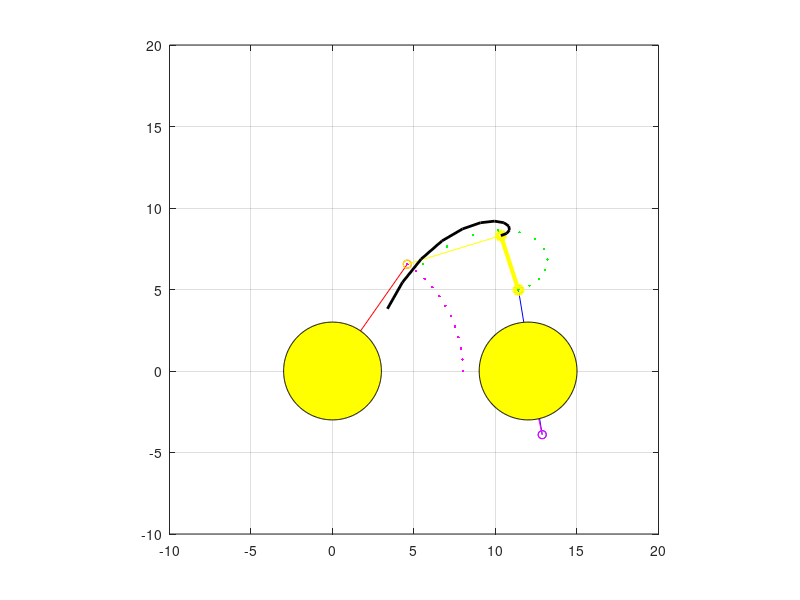
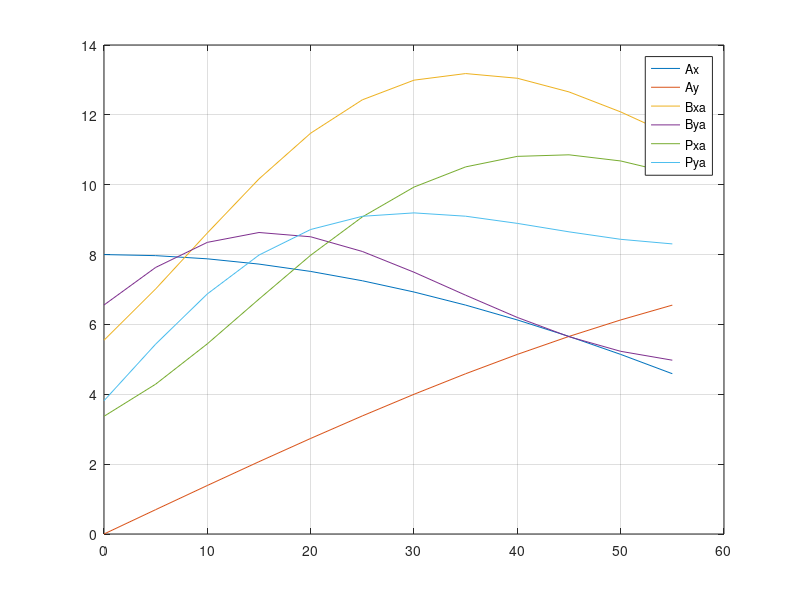

Write the MATLAB code that produced these figures, in order. (Note: this script raises an error after producing the figures.)
% Programa para analizar la posición de un M4L
% Método Lazo Vectorial
% Eduardo Cano G.


% Tamño de eslabones
a = 8; %L2
b = 7; %L3
c = 9; %L4
d = 4; %L5
f = 12; %L1
ap = 6;


anguloBAP = 30;
lambda = -2.5;
phi = 60;

% Coordenadas de Ox, Oy y Qx, Qy
Ox = 0; Oy = 0;
Qx = f; Qy = 0;

theta2d = 0:5:55;

 
theta5d = (lambda.*theta2d) + phi; 
  
A = 2*c*((d*cosd(theta5d))-(a*cosd(theta2d))+f); 

B = 2*c*((d*sind(theta5d))-(a*sind(theta2d))); 

C = (a^2)-(b^2)+(c^2)+(d^2)+(f^2)-(2*a*f.*cosd(theta2d))... 
    -(2*d.*(a*cosd(theta2d)-f).*cosd(theta5d))... 
        -(2*a*d.*sind(theta2d).*sind(theta5d)); 

D = C - A; 
E = 2.*B; 
F = A + C; 


G = 2*b*(a.*cosd(theta2d)-d.*cosd(theta5d)-f); 

H = 2*b*(a.*sind(theta2d)-d.*sind(theta5d)); 

K = (a^2)+(b^2)-(c^2)+(d^2)+(f^2)-(2*a*f*cosd(theta2d))... 
    -(2*d.*(a.*cosd(theta2d)-f).*cosd(theta5d))... 
        -(2*a*d.*sind(theta2d).*sind(theta5d));

L = K - G; 
M = 2.*H; 
N = G + K; 

  
theta4d=2*atand((E+sqrt((E.^2)-4.*D.*F))./(2.*D)); 

theta3d=2*atand((-M+sqrt((M.^2)-4.*L.*N))./(2.*L));

%Posiciones de Ax, Ay
Ax = a*cosd(theta2d);      
Ay = a*sind(theta2d); 
% Posiciones de Bx, By
Bx = (b*cosd(theta3d))+Ax; 
By = (b*sind(theta3d))+Ay;
% Posiciones de Cx, Cy
Cx = (d*cosd(theta5d))+f;  
Cy = d*sind(theta5d); 



% Posiciones de P

Pxa = Ax + ap*cosd(theta3d + anguloBAP);
Pya = Ay + ap*sind(theta3d + anguloBAP);

Pxc = Ax + ap*cosd(theta3d + anguloBAP);
Pyc = Ay + ap*sind(theta3d + anguloBAP);


%Circulos 
thetaC = 0:1:360; 

diametro2 = 3;
diametro5 = 3;
         
Cd1x = diametro2*cosd(thetaC)+Ox; 
Cd1y = diametro2*sind(thetaC)+Oy; 

Cd2x = diametro5*cosd(thetaC)+Qx; 
Cd2y = diametro5*sind(thetaC)+Qy;



figure(20)
for k = 1 : length(theta2d)
    plot([Ox, Ax(k)] , [Oy, Ay(k)], '-or',...
        [Bx(k) , Cx(k)] , [By(k) , Cy(k)] , '-ob' , ...
        [Cx(k), Qx] , [Cy(k), Qy] , '-om' , ...
        [Ax(k) , Pxa(k)] , [Ay(k) , Pya(k)], '-oy',...
        [Pxa(k) , Bx(k)] , [Pya(k) , By(k)], '-oy',...
        'LineWidth',3);
    hold on;
    plot(Ax(1:k), Ay(1:k), 'm.', 'LineWidth', 2); 
    plot(Bx(1:k), By(1:k), 'g.', 'LineWidth', 2);
    plot(Pxa(1:k), Pya(1:k), 'k-', 'LineWidth', 2);
    
    fill(Cd1x,Cd1y,'y'); 
    fill(Cd2x,Cd2y,'y'); 


    axis([-10 20 -10 20])
    grid on
    axis square

    drawnow
    pause(0.1)
    hold off

end

figure(21)
%subplot(132)
pocisiones_matriz = [Ax; Ay; Bx; By; Pxa; Pya];
plot(theta2d, pocisiones_matriz);
grid on
legend('Ax', 'Ay', 'Bxa', 'Bya', 'Pxa', 'Pya')


figure(22)
%subplot(133)
angulos_matriz = [theta3d; theta4d, theta5d];
plot(theta2d, angulos_matriz);
grid on
legend('theta3A', 'theta4A', 'theta5A')
